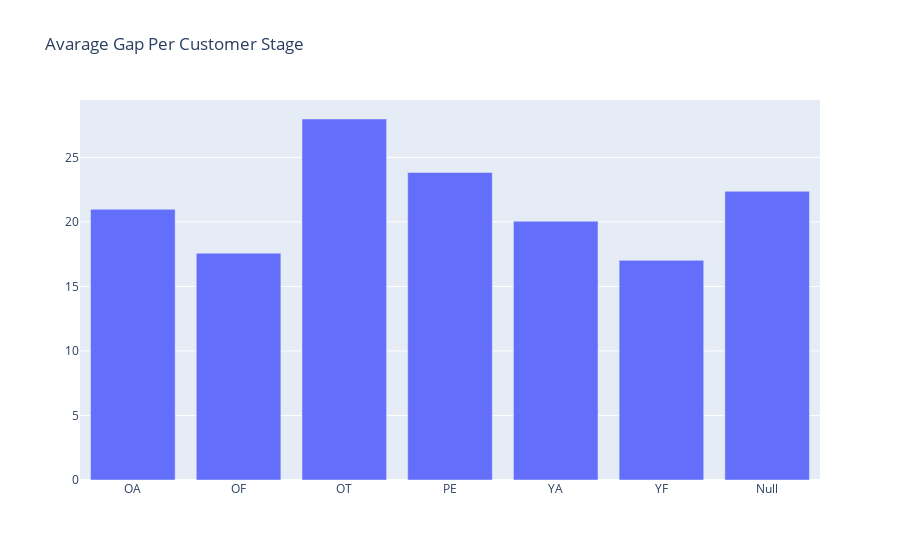

Notebook source saved alongside this figure:
### Code cell
#plot
plot_data = [
    go.Bar(
        x=cstage_avg_gap['cust_stage'],
        y=cstage_avg_gap['avg_gap'],
    )
]

plot_layout = go.Layout(
        xaxis={"type": "category"},
        title='Avarage Gap Per Customer Stage'
    )

fig = go.Figure(data=plot_data, layout=plot_layout)
pyoff.iplot(fig)

### Figure 1 — Plotly figure (JSON) as saved in the notebook; plotly's stock layout.template omitted (floating-point values rounded to 4 significant figures)
{"data": [{"type": "bar", "x": ["OA", "OF", "OT", "PE", "YA", "YF", "Null"], "y": [20.98, 17.58, 27.98, 23.84, 20.05, 17.02, 22.37]}], "layout": {"title": {"text": "Avarage Gap Per Customer Stage"}, "xaxis": {"type": "category"}}}
